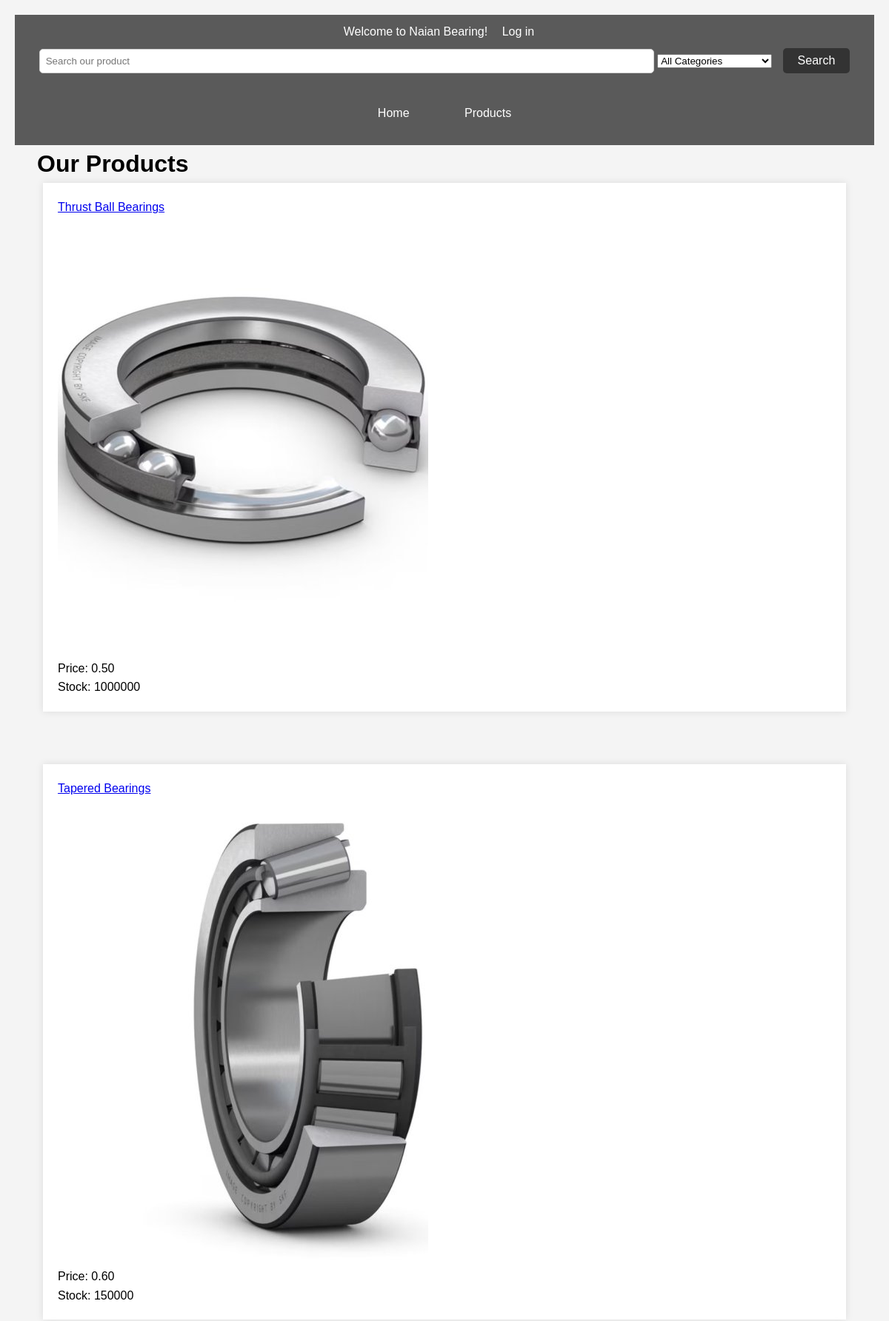
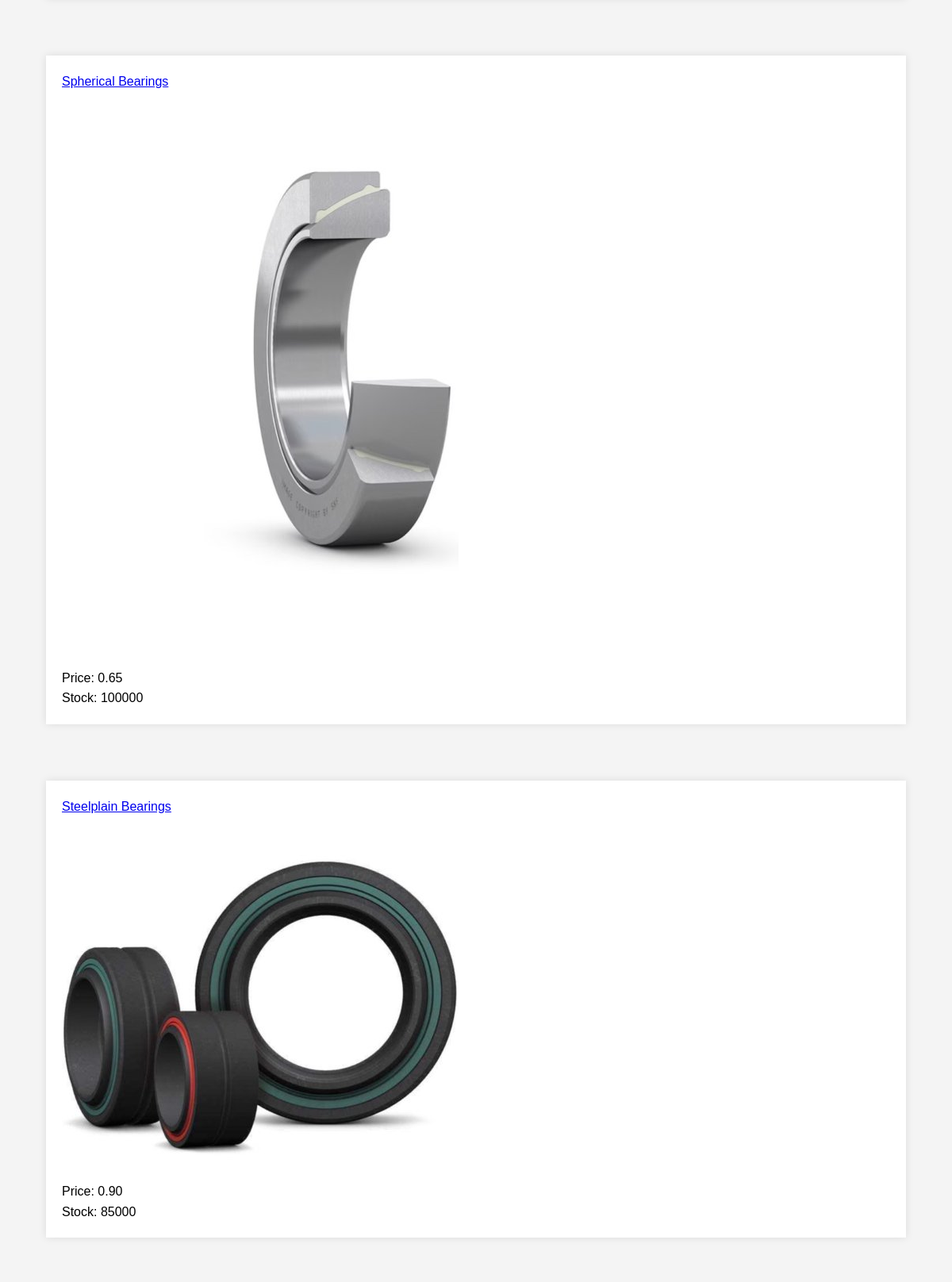
The page /product.php (upper part) on the database its author committed (2 pictures, top to bottom).
### tables this page shows
CREATE TABLE `Images` (
  `id` int(11) NOT NULL,
  `product_id` int(11) NOT NULL,
  `filename` varchar(255) NOT NULL,
  `image` mediumblob DEFAULT NULL,
  `upload_time` datetime NOT NULL DEFAULT current_timestamp()
);

CREATE TABLE `Products` (
  `product_id` int(11) NOT NULL,
  `product_name` varchar(255) NOT NULL,
  `product_description` text DEFAULT NULL,
  `product_price` decimal(10,2) NOT NULL,
  `stock_quantity` int(11) NOT NULL,
  `category_id` int(11) DEFAULT NULL
);

### product.php (the view, shortened to what this page needs)
<?php
require('header.php');
$categoryID = isset($_GET['category_id']) ? $_GET['category_id'] : null;
$query = $categoryID
    ? "SELECT Products.product_id, product_name, product_description, product_price, stock_quantity, category_id, Images.filename FROM Products LEFT JOIN Images ON Products.product_id = Images.product_id WHERE category_id = :category_id"
    : "SELECT Products.product_id, product_name, product_description, product_price, stock_quantity, category_id, Images.filename FROM Products LEFT JOIN Images ON Products.product_id = Images.product_id";
$stmt = $db->prepare($query);
$stmt->execute();
$products = $stmt->fetchAll(PDO::FETCH_ASSOC);
?>
<h1 id="margin">Our Products</h1>
<?php
foreach ($products as $product) {
    echo "<div class='product'>";
    echo "<a href='detail.php?id=" . htmlspecialchars($product['product_id']) . "'>" . htmlspecialchars($product['product_name']) . "</a><br>";
    if (!empty($product['filename'])) {
        echo "<img src='upload/" . htmlspecialchars($product['filename']) . "' alt='" . htmlspecialchars($product['product_name']) . "' class='product-image'><br>";
    }
    echo "<p>Price: " . htmlspecialchars($product['product_price']) . "</p>";
    echo "<p>Stock: " . htmlspecialchars($product['stock_quantity']) . "</p>";
    echo "</div><br><br>";
}
?>
<?php require('footer.php'); ?>

### header.php (shortened to what this page needs)
<!DOCTYPE html>
<html lang="en">
<head>
    <link rel="stylesheet" type="text/css" href="styles.css">
</head>
<body>
    <header>
        <div class="top-header">
            <div class="login-info">
                <span>Welcome to Naian Bearing!</span>
                <?php if (isset($_SESSION['user_id'])): ?>
                    <a href="logout.php">Log out</a>
                    <?php if (isset($_SESSION['is_admin']) && $_SESSION['is_admin']): ?>
                        <a href="admin.php">Dashboard</a>
                    <?php endif; ?>
                <?php else: ?>
                    <a href="login.php">Log in</a>
                <?php endif; ?>
            </div>
            <div class="search-bar">
                <form action="search.php" method="get">
                    <input type="text" name="search_keyword" placeholder="Search our product" value="<?php echo htmlspecialchars($search_keyword); ?>">
                    <select name="category">
                        <option value="all" <?php echo ($category_selected == 'all' ? 'selected' : ''); ?>>All Categories</option>
                    </select>
                    <button type="submit">Search</button>
                </form>
            </div>
        </div>
        <nav>
            <ul class="main-nav">
                <li><a href="index.php">Home</a></li>
                <li><a href="product.php">Products</a></li>
            </ul>
        </nav>
    </header>

### footer.php (shortened to what this page needs)
</body>
</html>

### styles.css (style rules this page uses)
body, h1, h2, h3, p, form, input, textarea, button { margin: 0; padding: 0; border: 0; }
body { font-family: 'Arial', sans-serif; line-height: 1.6; color: #000000; padding: 20px; background-color: #f4f4f4; }
header { background-color: #5a5a5a; color: #fff; padding: 10px 0; text-align: center; }
header a { color: #fff; text-decoration: none; margin: 0 15px; }
nav ul { padding: 0; list-style: none; text-align: center; }
nav ul li { display: inline; }
nav a { text-decoration: none; color: #ffffff; padding: 5px 20px; display: inline-block; }
.product, .products-section { background: #fff; margin-bottom: 20px; padding: 20px; box-shadow: 0 0 10px rgba(0, 0, 0, 0.1); width: 90%; margin-left: auto; margin-right: auto; }
#margin { margin-left: 30px; }
input[type=text], input[type=number], input[type=password], textarea { width: 70%; padding: 8px; margin-bottom: 20px; border-radius: 5px; border: 1px solid #ccc; margin-top: 10px; }
input[type=submit], button { background: #333; color: #fff; padding: 8px 20px; border: none; border-radius: 5px; cursor: pointer; margin-bottom: 20px; font-size: medium; margin-left: 10px; }

### rows shown on the page
images: product.product_name "Thrust Ball Bearings", filename (picture), product.product_price "0.50", product.stock_quantity "1000000"
images: product.product_name "Tapered Bearings", filename (picture), product.product_price "0.60", product.stock_quantity "150000"
images: product.product_name "Spherical Bearings", filename (picture), product.product_price "0.65", product.stock_quantity "100000"
images: product.product_name "Steelplain Bearings", filename (picture), product.product_price "0.90", product.stock_quantity "85000"
